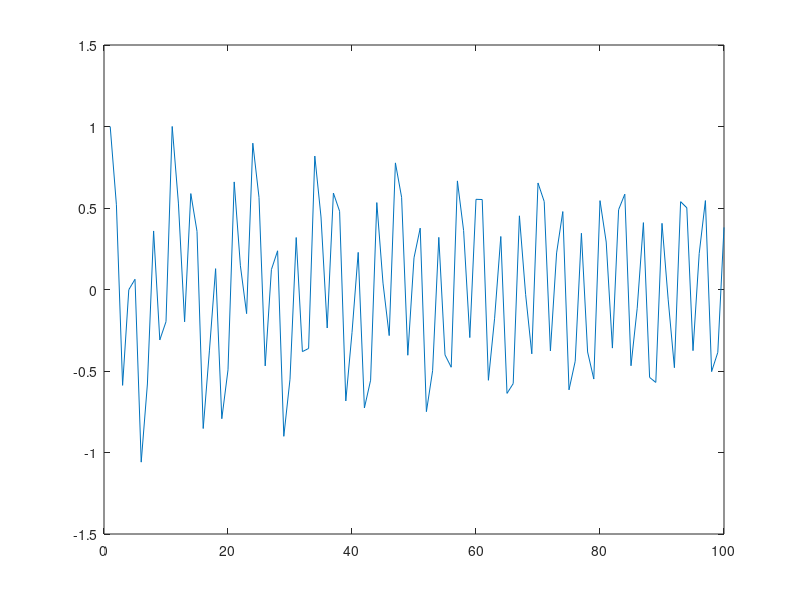

Here is the MATLAB script that generated this plot: (Note: this script raises an error after producing the figure.)
r1=0.999;
r2=0.99;
Fs=1000;
f1=304;
f2=85;
w1=2*pi*f1/Fs;
w2=2*pi*f2/Fs;
B1=[1 -r1*cos(w1)];
B2=[1 -r2*cos(w2)];
A1=[1 -2*r1*cos(w1) (r1*r1)];
A2=[1 -2*r2*cos(w2) (r2*r2)];
N=100;
x=[1;zeros(N-1,1)];
x=filter(B1,A1,x);
x=filter(B2,A2,x);
plot(1:length(x),x);
A_=acm(x,4);
figure(2);
[h,w]=freqz([1],A_,32,Fs);
plot(abs(w),h);
